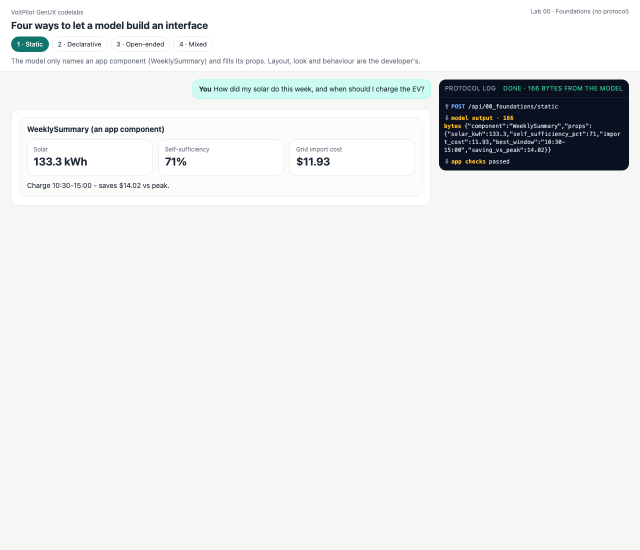
#> input picture docs/screenshots/00_foundations-static.png, 1280 x 1100 px (shown at 1/2 size); its folder holds 4 pictures in this run
$ python contact_sheet.py
#> lines starting #> are read from the running program, lines starting #| are printed output that depends on the picture
"""Optional: tile the 28 lab screenshots into docs/screenshots/contact-sheet.png (needs Pillow)."""

import sys
from pathlib import Path

from PIL import Image, ImageDraw

ROOT = Path(__file__).resolve().parents[1]
sys.path.insert(0, str(ROOT))
from common import registry  # noqa: E402

SHOTS = ROOT / "docs" / "screenshots"
W, H, PAD, LABEL = 320, 275, 8, 18
rows = registry.TECHS
sheet = Image.new("RGB", (PAD + 4 * (W + PAD), PAD + len(rows) * (H + LABEL + PAD)), "white")
#> sheet: PIL image 1320x2115 RGB; every value is 255
draw = ImageDraw.Draw(sheet)
for r, (tech, name, _d) in enumerate(rows):
    for c, mode in enumerate(registry.MODES):
        img = Image.open(SHOTS / f"{tech}-{mode}.png").convert("RGB")
#> img is the input picture: PIL image 1280x1100 RGB; mean R, G, B 234.5, 236.3, 234.8
        img = img.crop((0, 0, img.width, int(img.width * H / W)))
        img.thumbnail((W, H))
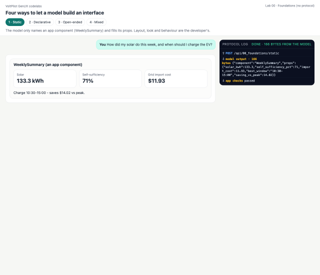
#> img: PIL image 320x275 RGB; mean R, G, B 234.4, 236.3, 234.8
        x, y = PAD + c * (W + PAD), PAD + r * (H + LABEL + PAD)
        draw.text((x, y), f"{name} - {registry.MODE_TITLES[mode]}", fill="black")
        sheet.paste(img, (x, y + LABEL))
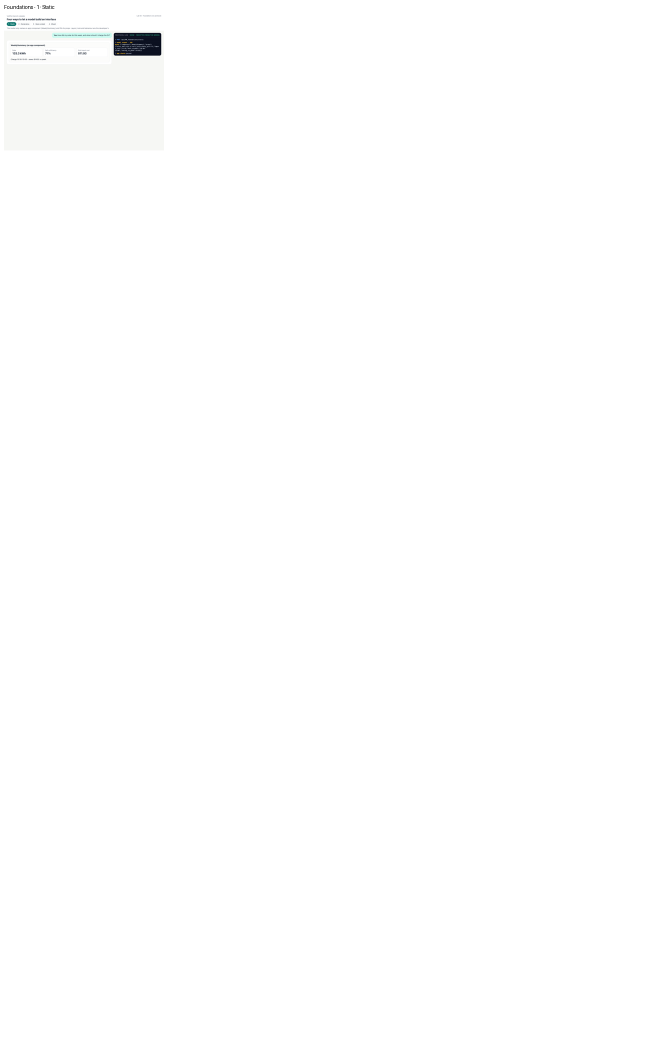
#> sheet: PIL image 1320x2115 RGB (shown at 1/2 size); mean R, G, B 254.3, 254.4, 254.3
#> (the run stopped early here; a loop or call above may not have finished)
